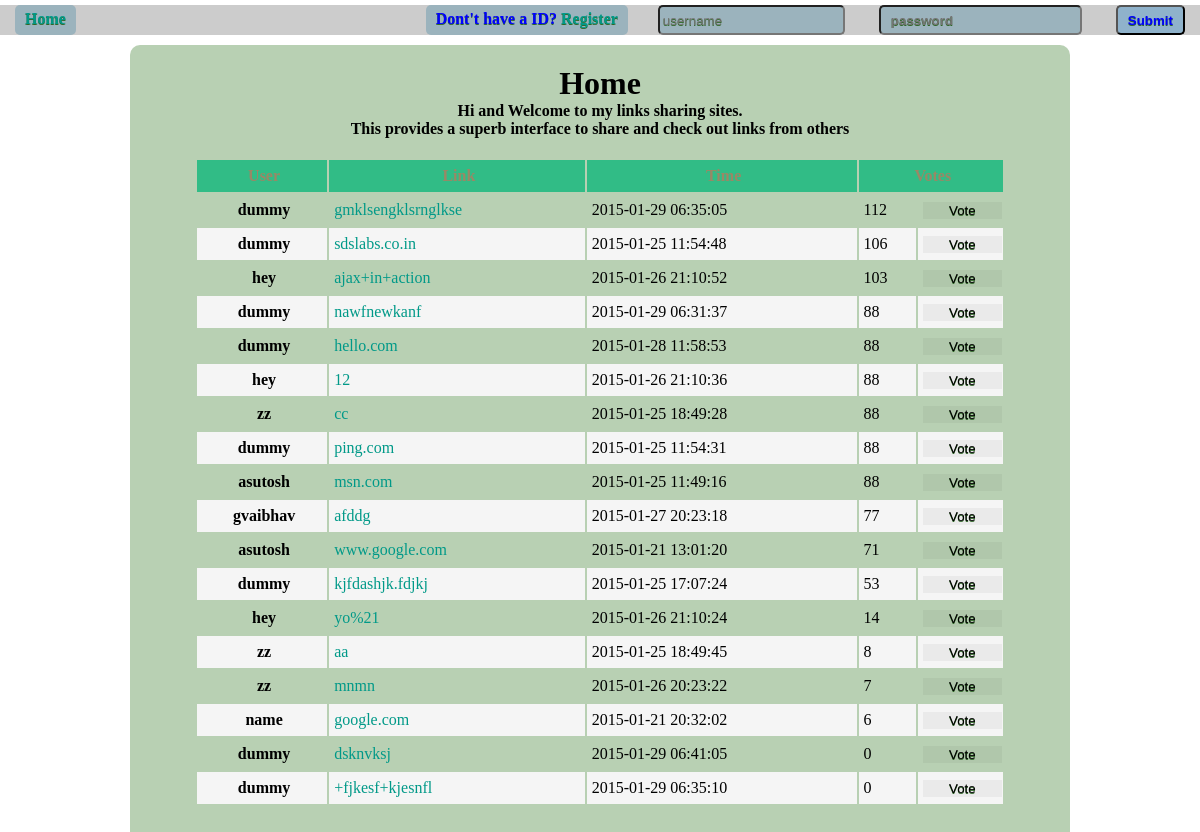
The page / on the database its author committed.
### tables this page shows
CREATE TABLE IF NOT EXISTS `links` (
  `linkid` int(10) unsigned NOT NULL AUTO_INCREMENT,
  `userid` int(11) NOT NULL,
  `link` varchar(200) NOT NULL,
  `votes` int(11) NOT NULL,
  `datetime` timestamp NOT NULL DEFAULT CURRENT_TIMESTAMP,
  PRIMARY KEY (`linkid`),
  UNIQUE KEY `link` (`link`)
);

CREATE TABLE IF NOT EXISTS `users` (
  `userid` int(11) NOT NULL AUTO_INCREMENT,
  `username` varchar(20) NOT NULL,
  `password` varchar(20) NOT NULL,
  PRIMARY KEY (`userid`)
);

### index.php (the view, shortened to what this page needs)
<?php
include ("include.php");
?>
<html>
    <head>
        <?php include("head.php");?>
    </head>
    <body>
        <?php
include("topbar.php");
?>
        <div id="main">
            <h1>Home</h1>
            <p>Hi and Welcome to my links sharing sites.</p>
            <p>This provides a superb interface to share and check out links from others</p>
        <?php
            $conn = new mysqli($host, $username, $password,$dbname);
            $sql = "SELECT linkid, link, userid, datetime, votes FROM links ORDER BY votes DESC, datetime DESC";
            $result = $conn->query($sql);
            if($result->num_rows > 0)
            {
                echo "<table id=\"links\">\n";
                echo "<tr id=\"tdes\"> <th>User</th> <th>Link</th> <th>Time</th> <th colspan=\"2\">Votes</th>\n</tr>\n";
                while($row = $result->fetch_assoc()) {
                    $sqli = "SELECT username FROM users WHERE userid = {$row['userid']}";
                    $r = $conn->query($sqli);
                    $ro = $r->fetch_assoc();
                    $usr = $ro['username'];
                    ?>
                    <tr class="linktr">
                    <th class = "username"><?php echo $usr?></th><td class="link"><a href="<?php echo $row['link']?>"><?php echo $row['link']?></a></td>
                    <td class = "time"><?php echo $row['datetime']?></td><td id="v<?php echo $row['linkid']?>" class = "votes"><?php echo $row['votes']?></td><td> <button class="votebut" onclick="votelnk ('<?php echo $row['linkid']?>')">Vote</button> </td>
            </tr>
            <?php
                }
                echo "</table>";
            }
            else
                echo "<p class=\"error\">No links</p>";
        ?>
            </div>
    </body>
</html>

### head.php (shortened to what this page needs)
<link type="text/css" href="style.css" rel="stylesheet">

### topbar.php
<?php
if(isset($_SESSION['username']))
    $loged = true;
else
    $loged = false;
?>
<div id="topbar">
    <span class="navspan" ><a href="index.php">Home</a></span>
    <?php
        if($loged)
             {
            ?>
         <div id="userinfo">
            <span class="userspan">Username: <span id="username"><?php echo $_SESSION['username'];?></span></span>
        <span class="userspan"><a href="userpage.php">UserPage</a></span>
        <span class="userspan"><a href="logout.php">Logout</a></span>
        </div>
            <?php
            }
            else {
                ?>
        <form class="userspan" id="frm" method="post" action="login.php" >
            <input  type="text" name="username" placeholder="username" required maxlength="20">
            <input type="password" name="password" placeholder="password" required maxlength="20">
            <input type="submit" name="submit" value="Submit" >
            </form>
        <span class="userspan" >Dont't have a ID? <a id="register" href="register.php" >Register</a></span>
            <?php
            }
?>
</div>

### style.css (style rules this page uses)
* { margin:0px; text-decoration: none; }
body { margin: 0px; text-decoration: none; }
a { color: #098; }
#topbar { width: 100%; height: 30px; background: #ccc; box-sizing: border-box; margin: 5px 0; }
#topbar span, #topbar input { box-sizing: border-box; display: inline-block; height:100%; text-decoration:none; color:#00f; font-weight:bold; text-decoration:none; text-shadow:0px 1px 0px #2f6627; margin: 0px 15px; padding: 5px 10px; background-color: #9BB3BD; border-radius: 5px; }
input { box-sizing: border-box; display: inline-block; text-decoration:none; color:#00f; text-decoration:none; text-shadow: 0px 1px 0px #2f6627; margin: 5px 15px; padding: 5px 10px; background-color:#aaa; border-radius: 5px; }
button { box-sizing: border-box; display: inline-block; text-decoration:none; color:#000; text-decoration:none; text-shadow: 0px 1px 0px #2f6627; }
.delbut, .votebut { height:100%; margin:0 auto; width:100%; border:none; cursor:pointer; background-color:rgba(0,0,0,.045); }
#topbar input[type="text"], input[type="text"] { padding: 5px 3px; font-weight: 500; }
#topbar input[type="submit"], input[type="submit"], input[type="reset"] { background-color: #8FB2CB; }
.navspan { float: left; }
.userspan { float: right; }
#main { text-align:center; font-weight:600; padding: 20px; border-radius: 10px; min-width: 700px; width: 900px; margin: 10 auto; background: #B8D0B3; }
#tdes { border: solid #444 1px; font-weight: 500; color: #986; background: #31bc86; border-collapse: collapse; }
table { margin: 20px auto; width: 90%; }
tr { height: 2em; }
td, th { padding-left: 5px; }
tbody tr:nth-child(2n-1) { background-color: #f5f5f5; transition: all .125s ease-in-out; }

### rows shown on the page
links: userid.username "dummy", link "gmklsengklsrnglkse", datetime "2015-01-29 06:35:05", votes "112"
links: userid.username "dummy", link "sdslabs.co.in", datetime "2015-01-25 11:54:48", votes "106"
links: userid.username "hey", link "ajax+in+action", datetime "2015-01-26 21:10:52", votes "103"
links: userid.username "dummy", link "nawfnewkanf", datetime "2015-01-29 06:31:37", votes "88"
links: userid.username "dummy", link "hello.com", datetime "2015-01-28 11:58:53", votes "88"
links: userid.username "hey", link "12", datetime "2015-01-26 21:10:36", votes "88"
links: userid.username "zz", link "cc", datetime "2015-01-25 18:49:28", votes "88"
links: userid.username "dummy", link "ping.com", datetime "2015-01-25 11:54:31", votes "88"
links: userid.username "asutosh", link "msn.com", datetime "2015-01-25 11:49:16", votes "88"
links: userid.username "gvaibhav", link "afddg", datetime "2015-01-27 20:23:18", votes "77"
links: userid.username "asutosh", link "www.google.com", datetime "2015-01-21 13:01:20", votes "71"
links: userid.username "dummy", link "kjfdashjk.fdjkj", datetime "2015-01-25 17:07:24", votes "53"
links: userid.username "hey", link "yo%21", datetime "2015-01-26 21:10:24", votes "14"
links: userid.username "zz", link "aa", datetime "2015-01-25 18:49:45", votes "8"
links: userid.username "zz", link "mnmn", datetime "2015-01-26 20:23:22", votes "7"
links: userid.username "name", link "google.com", datetime "2015-01-21 20:32:02", votes "6"
links: userid.username "dummy", link "dsknvksj", datetime "2015-01-29 06:41:05", votes "0"
links: userid.username "dummy", link "+fjkesf+kjesnfl", datetime "2015-01-29 06:35:10", votes "0"
